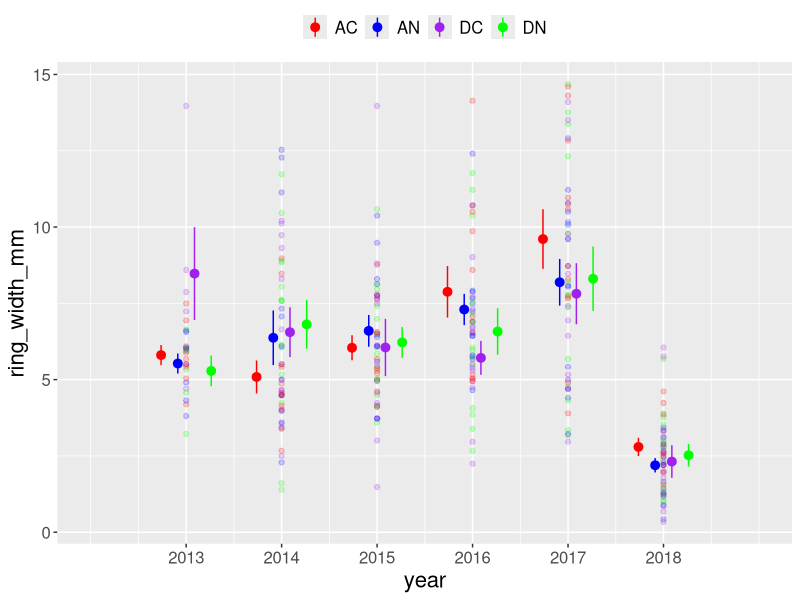

Reproduce this figure in R.
## doing tree ring width analysis

library(plyr); library(dplyr);
library(readr)
library(stringi)
library(ggplot2)

def_theme <- theme(legend.title = element_blank(),
                   legend.text = element_text(size = 12),
                   legend.position = "top",
                   axis.text = element_text(size = 12),
                   axis.title = element_text(size = 16),
                   plot.title = element_text(size = 28))

treatment_color <- scale_color_manual(values = c("red","blue","purple","green"))

scaleFUN <- function(x) sprintf("%.0f", x)

#### NEW measuRING data ####

cross1_data <- read_csv("tree_rings/data/cross1_data_post66.csv")
View(cross1_data)
summary(cross1_data)

#filter(cross1_data, is.na(ring_width_mm))

cross1_data <- cross1_data %>% 
  mutate(treatment = case_when(grepl("AC", cs_id) ~ "AC",
                               grepl("AN", cs_id) ~ "AN",
                               grepl("DC", cs_id) ~ "DC",
                               grepl("DN", cs_id) ~ "DN"))

cross1_data <- cross1_data %>% 
  filter(cs_id !="30-B_DC_crossSection1")

# cross1_data_good <- cross1_data %>% 
#   filter(between(year, 2015, 2017))
# 
# cross1_most_accurate <- ggplot(cross1_data_good, aes(year, ring_width_mm, color = treatment)) +
#   geom_point(alpha = 0.2) + 
#   #scale_x_continuous(labels = scaleFUN) +
#   scale_x_continuous(limits = c(2014, 2018), breaks = c(2014, 2015, 2016, 2017, 2018)) +
#   stat_summary(fun.data = "mean_se", geom = "pointrange", 
#                position = position_dodge(width = 0.7)) +
#   treatment_color +
#   def_theme +
#   NULL
# 
# ggsave(plot = cross1_most_accurate, height = 5, width = 10, "tree_rings/figures/width_crossSection1_best_data.png")


cross1_all_time <- ggplot(cross1_data, aes(year, ring_width_mm, color = treatment)) +
  geom_point(alpha = 0.2) + 
  #scale_x_continuous(labels = scaleFUN) +
  scale_x_continuous(limits = c(2012, 2019), breaks = c(2013, 2014, 2015, 2016, 2017, 2018)) +
  stat_summary(fun.data = "mean_se", geom = "pointrange", 
               position = position_dodge(width = 0.7)) +
  treatment_color +
  def_theme +
  NULL

ggsave(plot = cross1_all_time, height = 5, width = 10, "tree_rings/figures/width_crossSection1_all_time.png")

filter(cross1_data, is.na(ring_width_mm) & year == 2015)
filter(cross1_data, ring_width_mm > 13)
filter(cross1_data, cs_id=="30-B_DC_crossSection1")

cross1_data %>% 
  group_by(treatment) %>% 
  summarise(count = length(treatment)/6)

bivens_trees <- read_csv("tree_rings/data/bivenstree.csv")

left_join(cross1_data, bivens_trees, by = "treatment")
